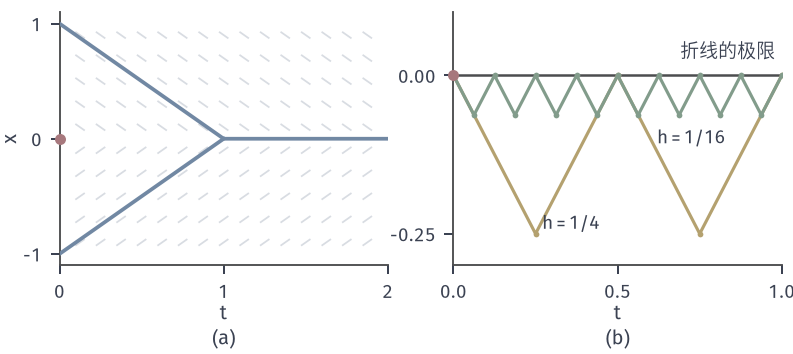

This figure's Python source:
from pathlib import Path
import sys
sys.path.insert(0,str(Path(__file__).resolve().parents[1]/"odeex-common"))
from odeex_common import *
HERE=Path(__file__).resolve().parent

# f=-1 for x>=0, f=+1 for x<0. No solution from x(0)=0; Euler polygons chatter.
fig,axes=figure(width_mm=112,height_mm=50,ncols=2)
panel(fig,.075,.97,.965,.25,.2)
f=lambda t,x:-1. if x>=0 else 1.
ax=axes[0]; ax.set_xlim(0,2); ax.set_ylim(-1.1,1.1); field(ax,f,nt=15,nx=10)
ax.plot([0,1,2],[1,0,0],color=BLUE,lw=1.5,zorder=4); ax.plot([0,1],[-1,0],color=BLUE,lw=1.5,zorder=4); ax.lines[-1].set_ls('-')
dot(ax,0,0); ax.set_xticks([0,1,2]); ax.set_yticks([-1,0,1]); ax.set_xlabel('$t$',labelpad=1); ax.set_ylabel('$x$',labelpad=1)
ax=axes[1]
for h,c,ls in ((.25,YELLOW,'-'),(.0625,GREEN,'-')):
    n=int(round(1/h)); ints=[0]
    for k in range(n): ints.append(ints[-1]+(-1 if ints[-1]>=0 else 1))
    ax.plot(np.arange(n+1)*h,np.array(ints)*h,color=c,lw=1.25,ls=ls,marker='o',ms=2.3,mew=0)
ax.axhline(0,color=STROKE,lw=1.,zorder=1); dot(ax,0,0)
ax.text(.98,.022,'折线的极限',color=INK,fontsize=7.5,ha='right',va='bottom')
ax.text(.27,-.235,'$h=1/4$',color=INK,fontsize=7.5,ha='left',va='center'); ax.text(.62,-.1,'$h=1/16$',color=INK,fontsize=7.5,ha='left',va='center')
ax.set_xlim(0,1); ax.set_ylim(-.3,.1); ax.set_xticks([0,.5,1]); ax.set_yticks([-.25,0]); ax.set_xlabel('$t$',labelpad=1)
tags(fig,axes)
save(fig,HERE,'figure',{'steps':[.25,.0625]})
